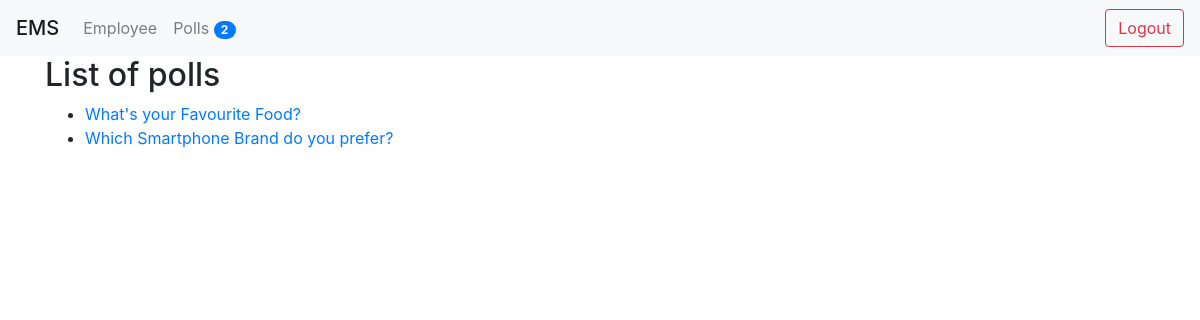
The page /polls/ (signed in) on the database its author committed.
### poll/models.py (models this page shows, shortened)
class Question(models.Model):
    title = models.TextField(null = True, blank=True)
    status = models.CharField(default = "inactive", max_length = 10)
    start_date = models.DateTimeField(null = True, blank = True)
    end_date = models.DateTimeField(null = True, blank = True)
    created_by = models.ForeignKey(User, null = True, blank = True, on_delete = models.CASCADE)
    created_at = models.DateTimeField(auto_now_add = True)
    updated_at = models.DateTimeField(auto_now = True)

### poll/views.py (the view)
# urls.py: path('', index, name = 'polls_list'),
@login_required(login_url="/login/")
def index(request):
    questions = Question.objects.all()
    context = {}
    context['title'] = 'polls'
    context['questions'] = questions
    return render(request, 'polls/index.html', context)

### poll/context_processors.py (called while the page is built)
def polls_count(request):
    count = Question.objects.count()
    return {'polls_count': count}

### ems/templates/polls/index.html
{% extends 'base.html' %}
{% block content %}
    <h2>List of {{title}}</h2>
    {% if questions %}
        <ul>
            {% for question in questions %}
                <li>
                    <a href="{% url 'single_poll' question.id %}">{{question.title}}</a>
                </li>
            {% endfor %}
        </ul>
    {% else %}
        <p>There is no question available</p>
    {% endif %}
{% endblock content%}

### rows shown on the page
Question: title "What's your Favourite Food?"
Question: title "Which Smartphone Brand do you prefer?"

### other values the page prints
{{ "employee" | capfirst }} "Employee"
{{ "Polls" | capfirst }} "Polls"
{{ polls_count }} "2"
{{ title }} "polls"
